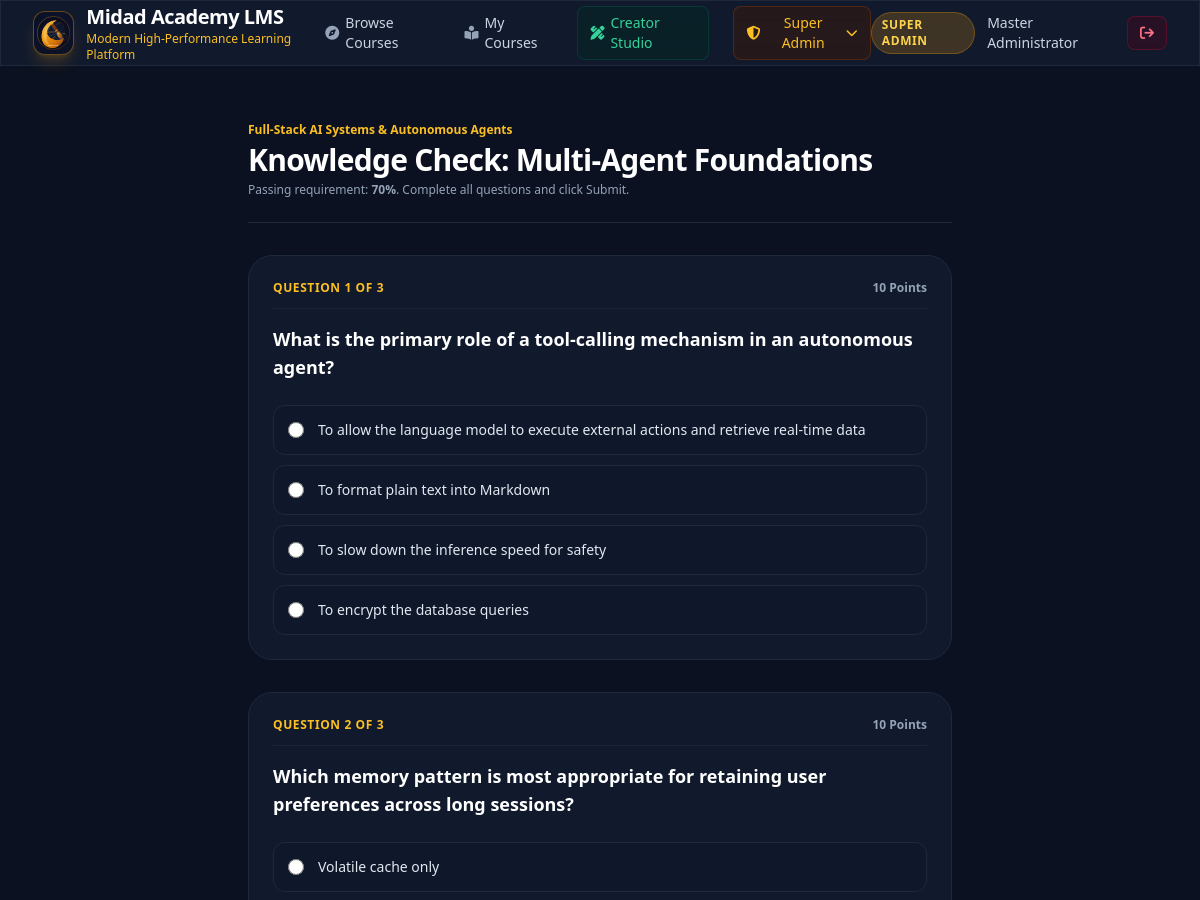
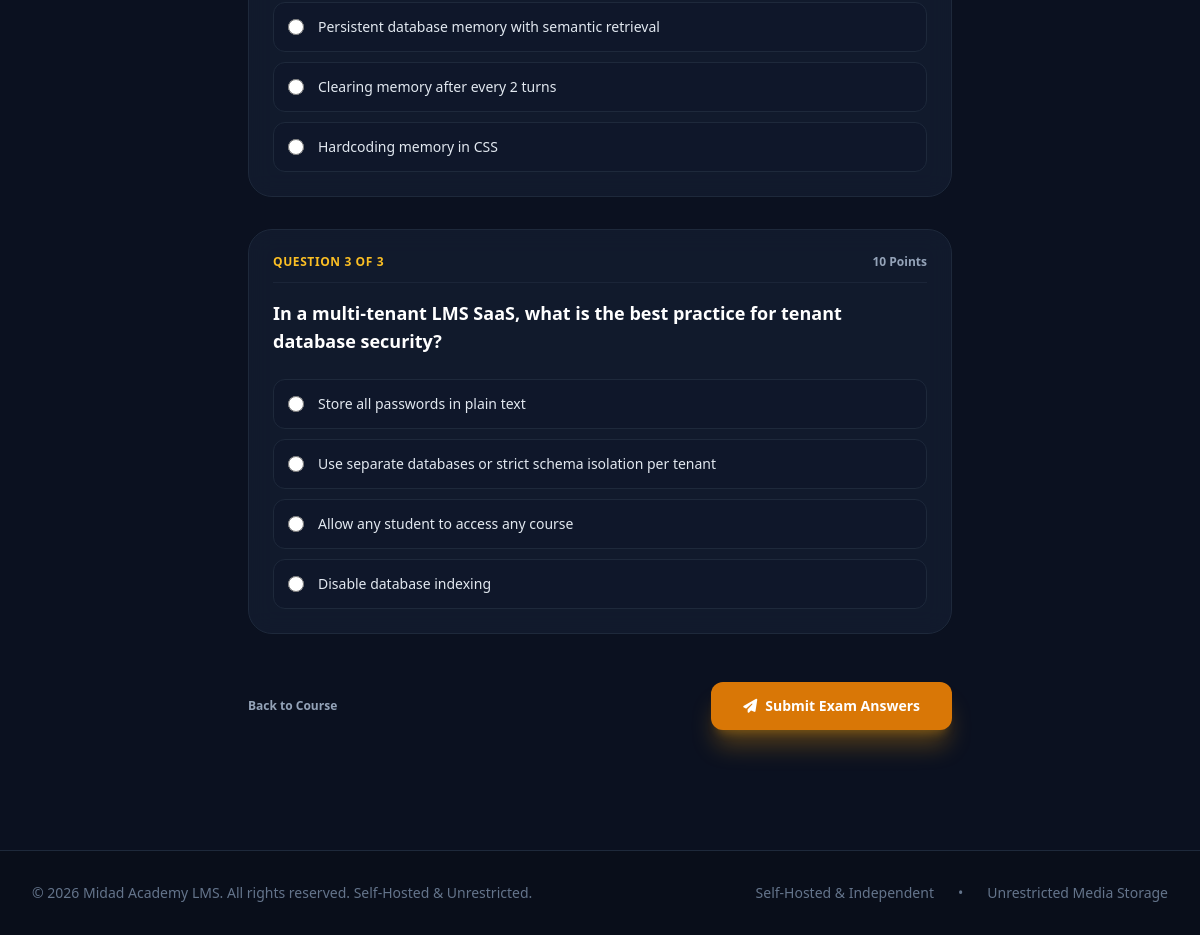
Page /quiz/1 (signed in) on the committed database (2 pictures, top to bottom).
### tables this page shows
CREATE TABLE settings (
        key TEXT PRIMARY KEY,
        value TEXT NOT NULL
    );

CREATE TABLE users (
        id INTEGER PRIMARY KEY AUTOINCREMENT,
        email TEXT UNIQUE NOT NULL,
        name TEXT NOT NULL,
        password_hash TEXT NOT NULL,
        role TEXT NOT NULL DEFAULT 'student',
        created_at TIMESTAMP DEFAULT CURRENT_TIMESTAMP
    );

CREATE TABLE courses (
        id INTEGER PRIMARY KEY AUTOINCREMENT,
        title TEXT NOT NULL,
        slug TEXT UNIQUE NOT NULL,
        description TEXT,
        instructor_id INTEGER NOT NULL,
        cover_image TEXT,
        category TEXT DEFAULT 'Technology',
        price REAL DEFAULT 0.0,
        is_published INTEGER DEFAULT 1,
        created_at TIMESTAMP DEFAULT CURRENT_TIMESTAMP,
        FOREIGN KEY (instructor_id) REFERENCES users(id) ON DELETE CASCADE
    );

CREATE TABLE quizzes (
        id INTEGER PRIMARY KEY AUTOINCREMENT,
        course_id INTEGER NOT NULL,
        lesson_id INTEGER,
        title TEXT NOT NULL,
        passing_percentage INTEGER DEFAULT 70,
        created_at TIMESTAMP DEFAULT CURRENT_TIMESTAMP,
        FOREIGN KEY (course_id) REFERENCES courses(id) ON DELETE CASCADE,
        FOREIGN KEY (lesson_id) REFERENCES lessons(id) ON DELETE SET NULL
    );

CREATE TABLE quiz_questions (
        id INTEGER PRIMARY KEY AUTOINCREMENT,
        quiz_id INTEGER NOT NULL,
        question_text TEXT NOT NULL,
        options_json TEXT NOT NULL,
        correct_option_index INTEGER NOT NULL DEFAULT 0,
        explanation TEXT,
        points INTEGER DEFAULT 10,
        FOREIGN KEY (quiz_id) REFERENCES quizzes(id) ON DELETE CASCADE
    );

### app.py (the view, shortened to what this page needs)
@app.route("/quiz/<int:quiz_id>", methods=["GET", "POST"])
@login_required
def take_quiz(quiz_id):
    conn = db.get_db_connection()
    quiz = conn.execute("SELECT * FROM quizzes WHERE id = ?", (quiz_id,)).fetchone()
    if not quiz:
        conn.close()
        abort(404)
    course = conn.execute("SELECT * FROM courses WHERE id = ?", (quiz["course_id"],)).fetchone()
    questions_rows = conn.execute("SELECT * FROM quiz_questions WHERE quiz_id = ?", (quiz_id,)).fetchall()
    questions = []
    for r in questions_rows:
        questions.append({
            "id": r["id"],
            "question_text": r["question_text"],
            "options": json.loads(r["options_json"]),
            "correct_option_index": r["correct_option_index"],
            "explanation": r["explanation"],
            "points": r["points"]
        })
    conn.close()
    return render_template("quiz_taker.html", quiz=quiz, course=course, questions=questions)

### app.py (called while the page is built)
@app.context_processor
def inject_global_data():
    settings = db.get_settings()
    current_user = None
    if "user_id" in session:
        current_user = db.get_user_by_id(session["user_id"])
    return dict(settings=settings, current_user=current_user)

def login_required(f):
    @wraps(f)
    def decorated_function(*args, **kwargs):
        if "user_id" not in session:
            flash("Please sign in to access this page.", "warning")
            return redirect(url_for("login", next=request.url))
        return f(*args, **kwargs)
    return decorated_function

### database.py (called while the page is built)
def get_db_connection():
    conn = sqlite3.connect(DB_PATH)
    conn.row_factory = sqlite3.Row
    conn.execute("PRAGMA foreign_keys = ON")
    return conn

def get_settings():
    conn = get_db_connection()
    rows = conn.execute("SELECT key, value FROM settings").fetchall()
    conn.close()
    return {row["key"]: row["value"] for row in rows}

def get_user_by_id(user_id):
    conn = get_db_connection()
    user = conn.execute("SELECT * FROM users WHERE id = ?", (user_id,)).fetchone()
    conn.close()
    return user

### templates/quiz_taker.html (shortened to what this page needs)
{% extends "base.html" %}
{% block content %}
<div class="max-w-3xl mx-auto px-4 sm:px-6 lg:px-8 py-10">
    <div class="pb-6 border-b border-slate-800">
        <span class="text-xs font-semibold text-amber-400 block">{{ course.title }}</span>
        <h1 class="text-2xl sm:text-3xl font-bold text-white tracking-tight mt-1">{{ quiz.title }}</h1>
        <p class="text-xs text-slate-400 mt-1">Passing requirement: <strong>{{ quiz.passing_percentage }}%</strong>. Complete all questions and click Submit.</p>
    </div>
    <form method="POST" class="mt-8 space-y-8">
        {% for q in questions %}
        <div class="glass-card p-6 rounded-3xl border border-slate-800 space-y-4">
            <div class="flex items-center justify-between pb-3 border-b border-slate-800/80">
                <span class="text-xs font-bold text-amber-400 uppercase tracking-wider">
                    Question {{ loop.index }} of {{ questions | length }}
                </span>
                <span class="text-xs text-slate-400 font-semibold">{{ q.points }} Points</span>
            </div>
            <h3 class="text-base sm:text-lg font-semibold text-white leading-snug">
                {{ q.question_text }}
            </h3>
            <div class="space-y-2.5 pt-2">
                {% for opt in q.options %}
                <label class="flex items-center space-x-3.5 p-3.5 rounded-xl bg-slate-900/70 hover:bg-slate-800/80 border border-slate-800 cursor-pointer transition">
                    <input type="radio" name="q_{{ q.id }}" value="{{ loop.index0 }}" required
                           class="w-4 h-4 text-blue-600 bg-slate-950 border-slate-700 focus:ring-blue-500">
                    <span class="text-sm text-slate-200">{{ opt }}</span>
                </label>
                {% endfor %}
            </div>
        </div>
        {% endfor %}
        <div class="flex items-center justify-between pt-4">
            <a href="{{ url_for('learn_course', slug=course.slug) }}" class="text-xs font-semibold text-slate-400 hover:text-white">
                Back to Course
            </a>
            <button type="submit" class="px-8 py-3.5 rounded-xl bg-amber-600 hover:bg-amber-500 text-white font-bold text-sm shadow-xl shadow-amber-500/30 transition flex items-center gap-2">
                <i class="fa-solid fa-paper-plane"></i> Submit Exam Answers
            </button>
        </div>
    </form>
</div>
{% endblock %}

### templates/base.html (shortened to what this page needs)
<!DOCTYPE html>
<html lang="en">
<head>
    <script src="https://cdn.tailwindcss.com"></script>
    <link rel="stylesheet" href="https://cdnjs.cloudflare.com/ajax/libs/font-awesome/6.4.0/css/all.min.css">
</head>
<body class="min-h-screen flex flex-col antialiased">
    <header class="sticky top-0 z-50 glass-card border-b border-slate-800">
        <div class="max-w-7xl mx-auto px-4 sm:px-6 lg:px-8">
            <div class="flex items-center justify-between h-16">
                <a href="{{ url_for('index') }}" class="flex items-center space-x-3 group">
                    <div class="w-11 h-11 rounded-xl bg-[#0A1128] border border-amber-500/40 p-0.5 flex items-center justify-center shadow-lg shadow-amber-500/20 group-hover:scale-105 transition overflow-hidden">
                        <img src="{{ url_for('static', filename='images/midad_logo.svg') }}" alt="Midad Academy LMS Logo" class="w-full h-full object-contain">
                    </div>
                    <div>
                        <span class="text-xl font-bold tracking-tight text-white block">{{ settings.site_name }}</span>
                        <span class="text-xs text-amber-400 font-medium hidden sm:block">{{ settings.tagline }}</span>
                    </div>
                </a>
                <nav class="hidden md:flex items-center space-x-6">
                    <a href="{{ url_for('index') }}" class="text-sm font-medium text-slate-300 hover:text-white transition flex items-center gap-1.5">
                        <i class="fa-solid fa-compass text-slate-400"></i> Browse Courses
                    </a>
                    {% if current_user %}
                        <a href="{{ url_for('my_learning') }}" class="text-sm font-medium text-slate-300 hover:text-white transition flex items-center gap-1.5">
                            <i class="fa-solid fa-book-open-reader text-slate-400"></i> My Courses
                        </a>
                        {% if current_user.role in ['instructor', 'super_admin'] %}
                        <a href="{{ url_for('studio') }}" class="text-sm font-medium text-emerald-400 hover:text-emerald-300 transition flex items-center gap-1.5 bg-emerald-950/40 px-3 py-1.5 rounded-lg border border-emerald-800/40">
                            <i class="fa-solid fa-pen-ruler"></i> Creator Studio
                        </a>
                        {% endif %}
                        {% if current_user.role == 'super_admin' %}
                        <div class="relative group">
                            <button class="text-sm font-medium text-amber-400 hover:text-amber-300 transition flex items-center gap-1.5 bg-amber-950/40 px-3 py-1.5 rounded-lg border border-amber-800/40">
                                <i class="fa-solid fa-shield-halved"></i> Super Admin <i class="fa-solid fa-chevron-down text-xs"></i>
                            </button>
                        </div>
                        {% endif %}
                    {% endif %}
                </nav>
                <div class="flex items-center space-x-3">
                    {% if current_user %}
                        <div class="flex items-center space-x-3">
                            <span class="text-xs font-semibold px-2.5 py-1 rounded-full uppercase tracking-wider
                                {% if current_user.role == 'super_admin' %} bg-amber-500/20 text-amber-300 border border-amber-500/30
                                {% elif current_user.role == 'instructor' %} bg-emerald-500/20 text-emerald-300 border border-emerald-500/30
                                {% else %} bg-slate-700/50 text-slate-300 border border-slate-600/30 {% endif %}">
                                {{ current_user.role | replace('_', ' ') }}
                            </span>
                            <span class="text-sm font-medium text-slate-300 hidden lg:inline">{{ current_user.name }}</span>
                            <a href="{{ url_for('logout') }}" class="text-sm font-medium text-rose-400 hover:text-rose-300 transition bg-rose-950/40 px-3 py-1.5 rounded-lg border border-rose-800/40">
                                <i class="fa-solid fa-arrow-right-from-bracket"></i>
                            </a>
                        </div>
                    {% endif %}
                </div>
            </div>
        </div>
    </header>
    <main class="flex-grow">
        {% block content %}{% endblock %}
    </main>
    <footer class="mt-20 border-t border-slate-800 bg-[#090e1a] py-8">
        <div class="max-w-7xl mx-auto px-4 sm:px-6 lg:px-8 flex flex-col md:flex-row items-center justify-between text-sm text-slate-500 gap-4">
            <p>{{ settings.footer_text }}</p>
            <div class="flex items-center space-x-6">
                <span>Self-Hosted & Independent</span>
                <span>•</span>
                <span>Unrestricted Media Storage</span>
            </div>
        </div>
    </footer>
</body>
</html>

### templates/base.html (style rules this page uses)
body { background-color: #0b1120; color: #f8fafc; font-family: system-ui, -apple-system, sans-serif; }
.glass-card { background: rgba(21, 31, 50, 0.7); backdrop-filter: blur(12px); border: 1px solid rgba(255, 255, 255, 0.08); }

### rows in the picture
settings: site_name "Midad Academy LMS"
settings: tagline "Modern High-Performance Learning Platform"
users: role "SUPER ADMIN", name "Master Administrator"
courses: title "Full-Stack AI Systems & Autonomous Agents"
quizzes: title "Knowledge Check: Multi-Agent Foundations", passing_percentage "70"
quiz_questions: questions "3", points "10", question_text "What is the primary role of a tool-calling mechanism in an autonomous agent?", options "To allow the language model to execute external actions and retrieve real-time data" "To format plain text into Markdown" "To slow down the inference speed for safety" "To encrypt the database queries"
quiz_questions: questions "3", points "10", question_text "Which memory pattern is most appropriate for retaining user preferences across long sessions?", options "Volatile cache only" "Persistent database memory with semantic retrieval" "Clearing memory after every 2 turns" "Hardcoding memory in CSS"
quiz_questions: questions "3", points "10", question_text "In a multi-tenant LMS SaaS, what is the best practice for tenant database security?", options "Store all passwords in plain text" "Use separate databases or strict schema isolation per tenant" "Allow any student to access any course" "Disable database indexing"
settings: footer_text "© 2026 Midad Academy LMS. All rights reserved. Self-Hosted & Unrestricted."
